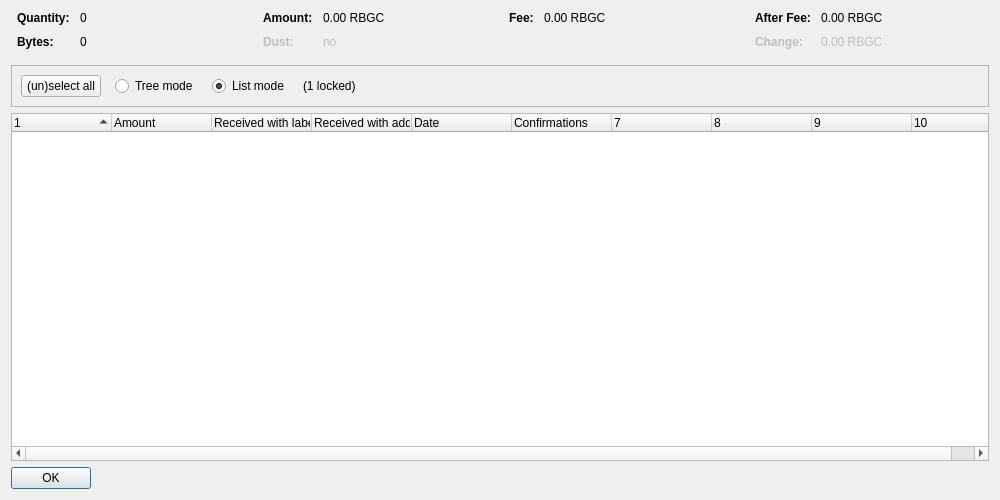
<?xml version="1.0" encoding="UTF-8"?>
<ui version="4.0">
 <class>CoinControlDialog</class>
 <widget class="QDialog" name="CoinControlDialog">
  <property name="geometry">
   <rect>
    <x>0</x>
    <y>0</y>
    <width>1000</width>
    <height>500</height>
   </rect>
  </property>
  <property name="windowTitle">
   <string>Coin Selection</string>
  </property>
  <layout class="QVBoxLayout" name="verticalLayout">
   <item>
    <layout class="QHBoxLayout" name="horizontalLayoutTop" stretch="0,0,0,0">
     <property name="topMargin">
      <number>0</number>
     </property>
     <property name="bottomMargin">
      <number>10</number>
     </property>
     <item>
      <layout class="QFormLayout" name="formLayoutCoinControl1">
       <property name="horizontalSpacing">
        <number>10</number>
       </property>
       <property name="verticalSpacing">
        <number>10</number>
       </property>
       <property name="leftMargin">
        <number>6</number>
       </property>
       <property name="rightMargin">
        <number>6</number>
       </property>
       <item row="0" column="0">
        <widget class="QLabel" name="labelCoinControlQuantityText">
         <property name="font">
          <font>
           <weight>75</weight>
           <bold>true</bold>
          </font>
         </property>
         <property name="text">
          <string>Quantity:</string>
         </property>
        </widget>
       </item>
       <item row="0" column="1">
        <widget class="QLabel" name="labelCoinControlQuantity">
         <property name="cursor">
          <cursorShape>IBeamCursor</cursorShape>
         </property>
         <property name="contextMenuPolicy">
          <enum>Qt::ActionsContextMenu</enum>
         </property>
         <property name="text">
          <string notr="true">0</string>
         </property>
         <property name="textInteractionFlags">
          <set>Qt::LinksAccessibleByMouse|Qt::TextSelectableByKeyboard|Qt::TextSelectableByMouse</set>
         </property>
        </widget>
       </item>
       <item row="1" column="0">
        <widget class="QLabel" name="labelCoinControlBytesText">
         <property name="font">
          <font>
           <weight>75</weight>
           <bold>true</bold>
          </font>
         </property>
         <property name="text">
          <string>Bytes:</string>
         </property>
        </widget>
       </item>
       <item row="1" column="1">
        <widget class="QLabel" name="labelCoinControlBytes">
         <property name="cursor">
          <cursorShape>IBeamCursor</cursorShape>
         </property>
         <property name="contextMenuPolicy">
          <enum>Qt::ActionsContextMenu</enum>
         </property>
         <property name="text">
          <string notr="true">0</string>
         </property>
         <property name="textInteractionFlags">
          <set>Qt::LinksAccessibleByMouse|Qt::TextSelectableByKeyboard|Qt::TextSelectableByMouse</set>
         </property>
        </widget>
       </item>
      </layout>
     </item>
     <item>
      <layout class="QFormLayout" name="formLayoutCoinControl2">
       <property name="horizontalSpacing">
        <number>10</number>
       </property>
       <property name="verticalSpacing">
        <number>10</number>
       </property>
       <property name="leftMargin">
        <number>6</number>
       </property>
       <property name="rightMargin">
        <number>6</number>
       </property>
       <item row="0" column="0">
        <widget class="QLabel" name="labelCoinControlAmountText">
         <property name="font">
          <font>
           <weight>75</weight>
           <bold>true</bold>
          </font>
         </property>
         <property name="text">
          <string>Amount:</string>
         </property>
        </widget>
       </item>
       <item row="0" column="1">
        <widget class="QLabel" name="labelCoinControlAmount">
         <property name="cursor">
          <cursorShape>IBeamCursor</cursorShape>
         </property>
         <property name="contextMenuPolicy">
          <enum>Qt::ActionsContextMenu</enum>
         </property>
         <property name="text">
          <string notr="true">0.00 RBGC</string>
         </property>
         <property name="textInteractionFlags">
          <set>Qt::LinksAccessibleByMouse|Qt::TextSelectableByKeyboard|Qt::TextSelectableByMouse</set>
         </property>
        </widget>
       </item>
       <item row="1" column="0">
        <widget class="QLabel" name="labelCoinControlLowOutputText">
         <property name="enabled">
          <bool>false</bool>
         </property>
         <property name="font">
          <font>
           <weight>75</weight>
           <bold>true</bold>
          </font>
         </property>
         <property name="text">
          <string>Dust:</string>
         </property>
        </widget>
       </item>
       <item row="1" column="1">
        <widget class="QLabel" name="labelCoinControlLowOutput">
         <property name="enabled">
          <bool>false</bool>
         </property>
         <property name="cursor">
          <cursorShape>IBeamCursor</cursorShape>
         </property>
         <property name="contextMenuPolicy">
          <enum>Qt::ActionsContextMenu</enum>
         </property>
         <property name="text">
          <string notr="true">no</string>
         </property>
         <property name="textInteractionFlags">
          <set>Qt::LinksAccessibleByMouse|Qt::TextSelectableByKeyboard|Qt::TextSelectableByMouse</set>
         </property>
        </widget>
       </item>
      </layout>
     </item>
     <item>
      <layout class="QFormLayout" name="formLayoutCoinControl3">
       <property name="horizontalSpacing">
        <number>10</number>
       </property>
       <property name="verticalSpacing">
        <number>10</number>
       </property>
       <property name="leftMargin">
        <number>6</number>
       </property>
       <property name="rightMargin">
        <number>6</number>
       </property>
       <item row="0" column="0">
        <widget class="QLabel" name="labelCoinControlFeeText">
         <property name="font">
          <font>
           <weight>75</weight>
           <bold>true</bold>
          </font>
         </property>
         <property name="text">
          <string>Fee:</string>
         </property>
        </widget>
       </item>
       <item row="0" column="1">
        <widget class="QLabel" name="labelCoinControlFee">
         <property name="cursor">
          <cursorShape>IBeamCursor</cursorShape>
         </property>
         <property name="contextMenuPolicy">
          <enum>Qt::ActionsContextMenu</enum>
         </property>
         <property name="text">
          <string notr="true">0.00 RBGC</string>
         </property>
         <property name="textInteractionFlags">
          <set>Qt::LinksAccessibleByMouse|Qt::TextSelectableByKeyboard|Qt::TextSelectableByMouse</set>
         </property>
        </widget>
       </item>
      </layout>
     </item>
     <item>
      <layout class="QFormLayout" name="formLayoutCoinControl4">
       <property name="horizontalSpacing">
        <number>10</number>
       </property>
       <property name="verticalSpacing">
        <number>10</number>
       </property>
       <property name="leftMargin">
        <number>6</number>
       </property>
       <property name="rightMargin">
        <number>6</number>
       </property>
       <item row="0" column="0">
        <widget class="QLabel" name="labelCoinControlAfterFeeText">
         <property name="font">
          <font>
           <weight>75</weight>
           <bold>true</bold>
          </font>
         </property>
         <property name="text">
          <string>After Fee:</string>
         </property>
        </widget>
       </item>
       <item row="0" column="1">
        <widget class="QLabel" name="labelCoinControlAfterFee">
         <property name="cursor">
          <cursorShape>IBeamCursor</cursorShape>
         </property>
         <property name="contextMenuPolicy">
          <enum>Qt::ActionsContextMenu</enum>
         </property>
         <property name="text">
          <string notr="true">0.00 RBGC</string>
         </property>
         <property name="textInteractionFlags">
          <set>Qt::LinksAccessibleByMouse|Qt::TextSelectableByKeyboard|Qt::TextSelectableByMouse</set>
         </property>
        </widget>
       </item>
       <item row="1" column="0">
        <widget class="QLabel" name="labelCoinControlChangeText">
         <property name="enabled">
          <bool>false</bool>
         </property>
         <property name="font">
          <font>
           <weight>75</weight>
           <bold>true</bold>
          </font>
         </property>
         <property name="text">
          <string>Change:</string>
         </property>
        </widget>
       </item>
       <item row="1" column="1">
        <widget class="QLabel" name="labelCoinControlChange">
         <property name="enabled">
          <bool>false</bool>
         </property>
         <property name="cursor">
          <cursorShape>IBeamCursor</cursorShape>
         </property>
         <property name="contextMenuPolicy">
          <enum>Qt::ActionsContextMenu</enum>
         </property>
         <property name="text">
          <string notr="true">0.00 RBGC</string>
         </property>
         <property name="textInteractionFlags">
          <set>Qt::LinksAccessibleByMouse|Qt::TextSelectableByKeyboard|Qt::TextSelectableByMouse</set>
         </property>
        </widget>
       </item>
      </layout>
     </item>
    </layout>
   </item>
   <item>
    <widget class="QFrame" name="frame">
     <property name="minimumSize">
      <size>
       <width>0</width>
       <height>40</height>
      </size>
     </property>
     <property name="frameShape">
      <enum>QFrame::StyledPanel</enum>
     </property>
     <property name="frameShadow">
      <enum>QFrame::Sunken</enum>
     </property>
     <layout class="QHBoxLayout" name="horizontalLayout">
      <item>
       <layout class="QHBoxLayout" name="horizontalLayoutPanel" stretch="0,0,0,0,0">
        <property name="spacing">
         <number>14</number>
        </property>
        <item>
         <widget class="QPushButton" name="pushButtonSelectAll">
          <property name="sizePolicy">
           <sizepolicy hsizetype="Maximum" vsizetype="Fixed">
            <horstretch>0</horstretch>
            <verstretch>0</verstretch>
           </sizepolicy>
          </property>
          <property name="text">
           <string>(un)select all</string>
          </property>
          <property name="autoDefault">
           <bool>false</bool>
          </property>
         </widget>
        </item>
        <item>
         <widget class="QRadioButton" name="radioTreeMode">
          <property name="sizePolicy">
           <sizepolicy hsizetype="Maximum" vsizetype="Fixed">
            <horstretch>0</horstretch>
            <verstretch>0</verstretch>
           </sizepolicy>
          </property>
          <property name="text">
           <string>Tree mode</string>
          </property>
         </widget>
        </item>
        <item>
         <widget class="QRadioButton" name="radioListMode">
          <property name="sizePolicy">
           <sizepolicy hsizetype="Maximum" vsizetype="Fixed">
            <horstretch>0</horstretch>
            <verstretch>0</verstretch>
           </sizepolicy>
          </property>
          <property name="text">
           <string>List mode</string>
          </property>
          <property name="checked">
           <bool>true</bool>
          </property>
         </widget>
        </item>
        <item>
         <widget class="QLabel" name="labelLocked">
          <property name="text">
           <string notr="true">(1 locked)</string>
          </property>
         </widget>
        </item>
        <item>
         <spacer name="horizontalSpacer">
          <property name="orientation">
           <enum>Qt::Horizontal</enum>
          </property>
          <property name="sizeHint" stdset="0">
           <size>
            <width>40</width>
            <height>20</height>
           </size>
          </property>
         </spacer>
        </item>
       </layout>
      </item>
     </layout>
    </widget>
   </item>
   <item>
    <widget class="CoinControlTreeWidget" name="treeWidget">
     <property name="contextMenuPolicy">
      <enum>Qt::CustomContextMenu</enum>
     </property>
     <property name="sortingEnabled">
      <bool>false</bool>
     </property>
     <property name="columnCount">
      <number>10</number>
     </property>
     <attribute name="headerShowSortIndicator" stdset="0">
      <bool>true</bool>
     </attribute>
     <attribute name="headerStretchLastSection">
      <bool>false</bool>
     </attribute>
     <column>
      <property name="text">
       <string/>
      </property>
     </column>
     <column>
      <property name="text">
       <string>Amount</string>
      </property>
     </column>
     <column>
      <property name="text">
       <string>Received with label</string>
      </property>
     </column>
     <column>
      <property name="text">
       <string>Received with address</string>
      </property>
     </column>
     <column>
      <property name="text">
       <string>Date</string>
      </property>
     </column>
     <column>
      <property name="text">
       <string>Confirmations</string>
      </property>
      <property name="toolTip">
       <string>Confirmed</string>
      </property>
     </column>
     <column>
      <property name="text">
       <string/>
      </property>
     </column>
     <column>
      <property name="text">
       <string/>
      </property>
     </column>
     <column>
      <property name="text">
       <string/>
      </property>
     </column>
     <column>
      <property name="text">
       <string/>
      </property>
     </column>
    </widget>
   </item>
   <item>
    <widget class="QDialogButtonBox" name="buttonBox">
     <property name="sizePolicy">
      <sizepolicy hsizetype="Maximum" vsizetype="Fixed">
       <horstretch>0</horstretch>
       <verstretch>0</verstretch>
      </sizepolicy>
     </property>
     <property name="orientation">
      <enum>Qt::Horizontal</enum>
     </property>
     <property name="standardButtons">
      <set>QDialogButtonBox::Ok</set>
     </property>
    </widget>
   </item>
  </layout>
 </widget>
 <customwidgets>
  <customwidget>
   <class>CoinControlTreeWidget</class>
   <extends>QTreeWidget</extends>
   <header>qt/coincontroltreewidget.h</header>
  </customwidget>
 </customwidgets>
 <resources/>
 <connections/>
</ui>
